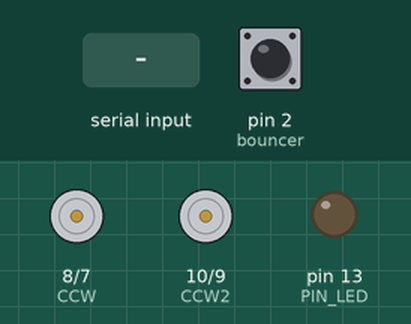
Bench run of a sketch on a simulated Arduino Uno, built with avr-gcc and run on an emulated ATmega328P. Parts: motor-driver pin pairs drawn as motors (green arrow = first pin HIGH = forward, orange = second pin HIGH = backward, longer = more drive), output pins drawn as LEDs (lit = HIGH). Inputs (shaded band) come from the test bench; at power-on: pin 2 (bouncer) HIGH.

Above: at 1.2 s.
1.3 s: "1\n" received over Serial
At 2.3 s:
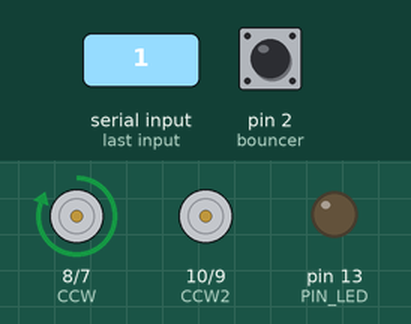
4.3 s: "2\n" received over Serial
At 5.6 s:
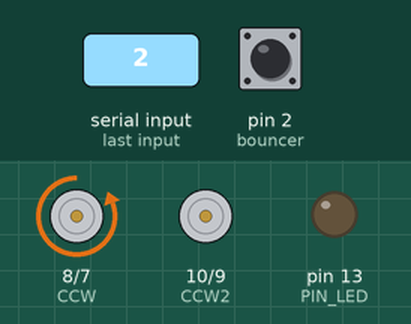
7.3 s: "3\n" received over Serial
At 9.0 s:
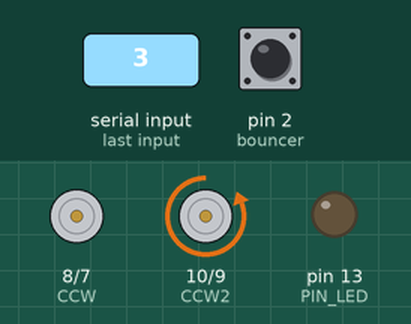
10.3 s: "4\n" received over Serial
At 11.4 s:
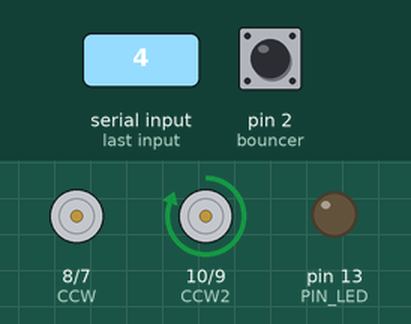
Timing chart, 0 to 14.3 s (numbered marks = the images above; inputs shaded):
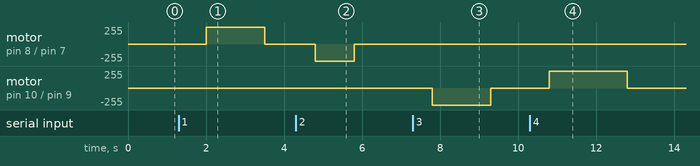

Measured:
- after the input at 1.3 s, motor on pin 8 (CCW) / pin 7 (CW): stopped → forward 255/255 after 0.70 s, → stopped 1.5 s later
- after the input at 4.3 s, motor on pin 8 (CCW) / pin 7 (CW): stopped → backward 255/255 after 0.50 s, → stopped 1.0 s later
- after the input at 7.3 s, motor on pin 10 (CCW2) / pin 9 (CW2): stopped → backward 255/255 after 0.50 s, → stopped 1.5 s later
- after the input at 10.3 s, motor on pin 10 (CCW2) / pin 9 (CW2): stopped → forward 255/255 after 0.50 s, → stopped 2.0 s later

The sketch:

RZD_peron2_3.ino
```cpp
#include "Bounce2.h"
#define CW 7 // CW инициализируется на контакте 7 штора//
#define CCW 8 // CCW инициализируется на контакте 8 штора//
#define CW2 9 // баллерины 9 контакт//
#define CCW2 10 // баллерины 10 контакт//
//#define PIN_INPUT_PULLUP 2
#define PIN_LED 13

Bounce bouncer = Bounce();
int RelayMode = 0;
int buttonState = 0;

unsigned long StartTime = 0;
unsigned long Interval = 40000;  // таймер, после которого идет loop в миллисекундах

void setup() {

  Serial.begin(9600);
  bouncer .attach(2); // устанавливаем кнопку
  bouncer .interval(5); // устанавливаем параметр stable interval = 5 мс
  pinMode(CW, OUTPUT); // настраиваем CW в качестве выхода//
  pinMode(CCW, OUTPUT); // настраиваем CCW в качестве выхода//
  //pinMode(PIN_INPUT_PULLUP, INPUT_PULLUP);
  pinMode(PIN_LED, OUTPUT);
  pinMode(2 ,INPUT); // кнопка на пине 2
  digitalWrite(2 ,HIGH);
  pinMode(CW2, OUTPUT);
  pinMode(CCW2, OUTPUT);

}

void loop() { // цикл отрабатывает бесконечное количество раз//
  if (bouncer.update()) { //если произошло событие
    if (bouncer.read()==0) { //если кнопка нажата
      Serial.println("p");
  }
 }

  if (Serial.available() > 0) {
    RelayMode = Serial.parseInt();
    StartTime = millis();
    switch (RelayMode) {
      case 1: digitalWrite(CW, LOW); digitalWrite(CCW, LOW); delay(500); digitalWrite(CCW, HIGH); break;      // поднятие шторы
      case 2: digitalWrite(CW, LOW); digitalWrite(CCW, LOW); delay(500); digitalWrite(CW, HIGH); break;     // опускание шторы
      case 3: digitalWrite(CW2, LOW); digitalWrite(CCW2, LOW); delay(500); digitalWrite(CW2, HIGH); break;
      case 4: digitalWrite(CW2, LOW); digitalWrite(CCW2, LOW); delay(500); digitalWrite(CCW2, HIGH); break;
      default: digitalWrite(CW, LOW); delay(500); digitalWrite(CCW, LOW); digitalWrite(CW2, LOW); delay(500); digitalWrite(CCW2, LOW); break;
  }
  }
  else {
    if (StartTime != 0 && millis() - StartTime < Interval) {
      //Serial.println("timer work");
  } else {
    StartTime = 0;
    //Serial.println("timer stop");
    digitalWrite(CW, LOW); delay(500); digitalWrite(CCW, LOW); digitalWrite(CW2, LOW); digitalWrite(CCW2, LOW);
  }
  }
}
```
